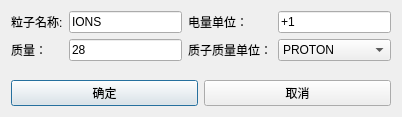
<?xml version="1.0" encoding="UTF-8"?>
<ui version="4.0">
 <class>Dialog</class>
 <widget class="QDialog" name="Dialog">
  <property name="geometry">
   <rect>
    <x>0</x>
    <y>0</y>
    <width>402</width>
    <height>117</height>
   </rect>
  </property>
  <property name="windowTitle">
   <string>Dialog</string>
  </property>
  <layout class="QVBoxLayout" name="verticalLayout">
   <item>
    <layout class="QGridLayout" name="gridLayout">
     <item row="1" column="0">
      <widget class="QLabel" name="label_2">
       <property name="text">
        <string>质量：</string>
       </property>
      </widget>
     </item>
     <item row="0" column="0">
      <widget class="QLabel" name="label">
       <property name="text">
        <string>粒子名称:</string>
       </property>
      </widget>
     </item>
     <item row="0" column="1">
      <widget class="QLineEdit" name="LineEdit_Name">
       <property name="text">
        <string>IONS</string>
       </property>
      </widget>
     </item>
     <item row="1" column="1">
      <widget class="QLineEdit" name="LineEdit_Quality">
       <property name="text">
        <string>28</string>
       </property>
      </widget>
     </item>
     <item row="0" column="2">
      <widget class="QLabel" name="label_3">
       <property name="text">
        <string>电量单位：</string>
       </property>
      </widget>
     </item>
     <item row="1" column="2">
      <widget class="QLabel" name="label_4">
       <property name="text">
        <string>质子质量单位：</string>
       </property>
      </widget>
     </item>
     <item row="0" column="3">
      <widget class="QLineEdit" name="LineEdit_Unitl">
       <property name="text">
        <string>+1</string>
       </property>
      </widget>
     </item>
     <item row="1" column="3">
      <widget class="QComboBox" name="comboBox">
       <item>
        <property name="text">
         <string>PROTON</string>
        </property>
       </item>
       <item>
        <property name="text">
         <string>ELECTRON</string>
        </property>
       </item>
       <item>
        <property name="text">
         <string>AMU</string>
        </property>
       </item>
      </widget>
     </item>
    </layout>
   </item>
   <item>
    <spacer name="verticalSpacer">
     <property name="orientation">
      <enum>Qt::Vertical</enum>
     </property>
     <property name="sizeHint" stdset="0">
      <size>
       <width>20</width>
       <height>40</height>
      </size>
     </property>
    </spacer>
   </item>
   <item>
    <layout class="QHBoxLayout" name="horizontalLayout">
     <item>
      <widget class="QPushButton" name="pb_ok">
       <property name="text">
        <string>确定</string>
       </property>
      </widget>
     </item>
     <item>
      <widget class="QPushButton" name="pb_cancel">
       <property name="text">
        <string>取消</string>
       </property>
      </widget>
     </item>
    </layout>
   </item>
  </layout>
 </widget>
 <tabstops>
  <tabstop>pb_ok</tabstop>
  <tabstop>pb_cancel</tabstop>
  <tabstop>LineEdit_Name</tabstop>
  <tabstop>LineEdit_Unitl</tabstop>
  <tabstop>LineEdit_Quality</tabstop>
  <tabstop>comboBox</tabstop>
 </tabstops>
 <resources/>
 <connections/>
</ui>
